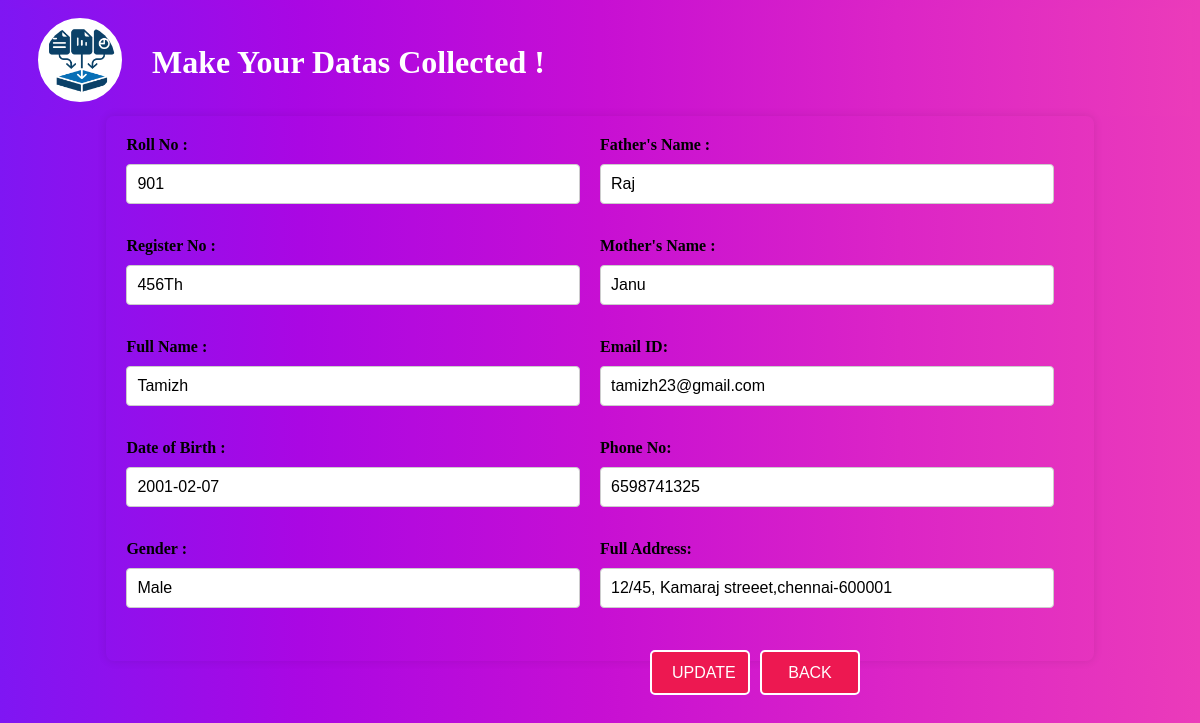
The page /updateStud/12 on the database its author committed.
### MyApp/models.py (models this page shows, shortened)
class StudentDetails(models.Model):
    roll_no=models.IntegerField()
    reg_no=models.CharField(max_length=30,null=True)
    full_name=models.CharField(max_length=30)
    birth_date=models.DateField()
    gender=models.CharField(max_length=10)
    father_name=models.CharField(max_length=30)
    mother_name=models.CharField(max_length=30)
    email=models.EmailField(max_length=30)
    phone_no=models.IntegerField()
    address=models.CharField(max_length=100)

### MyApp/views.py (the view, shortened to what this page needs)
# urls.py: path('updateStud/<id>',views.updateStudent,name="updateStud"),
def updateStudent(request,id):
    student = StudentDetails.objects.get(id=id)
    return render(request,'MyApp/updateStudent.html',context={"student":student})

### Template/MyApp/updateStudent.html (shortened to what this page needs)
<!DOCTYPE html>
<html lang="en">
{% extends 'MyApp/common.html' %}
{% block content %}
<head>
        {% load static %}
    <link rel="stylesheet" href="{% static 'MyApp/css/common.css' %}">
    <link rel="stylesheet" href="{% static 'MyApp/css/table.css' %}">
    <link rel="stylesheet" href="{% static 'MyApp/css/updateStudent.css' %}">
</head>
<body>
<form method="post">
    <div class="left-div">
    <label  id="roll" for="rollno">Roll No :</label><input type="number" id="rollno" name="rollno" value="{{student.roll_no}}"><br><br>
    <label  id="reg_no" for="register_no">Register No :</label><input type="text" id="register_no" name="register_no" value="{{student.reg_no}}"><br><br>
    <label  id="fname" for="fullname">Full Name :</label><input type="text" id="fullname" name="fullname" value="{{student.full_name}}"><br><br>
    <label  id="dob" for="birthdate">Date of Birth :</label><input type="text" id="birthdate" name="birthdate" value="{{student.birth_date|date:'Y-m-d'}}"><br><br>
    <label  id="gend" for="gender">Gender :</label><input type="text" id="gender" name="gender" value="{{student.gender}}"><br><br>
    </div>
    <div class="right-click">
    <label  id="father" for="father_name">Father's Name :</label><input type="text" id="father_name" name="father_name" value="{{student.father_name}}"><br><br>
    <label  id="mother" for="mother_name">Mother's Name :</label> <input type="text" id="mother_name" name="mother_name" value="{{student.mother_name}}"><br><br>
    <label  id="emailId" for="email">Email ID:</label><input type="email" id="email" name="email" value="{{student.email}}"><br><br>
    <label  id="phoneno" for="phone">Phone No:</label><input type="number" id="phone" name="phone" value="{{student.phone_no}}"><br><br>
    <label  id="add" for="address">Full Address:</label><input type="text" id="address"  name="address" value="{{student.address}}"></input><br><br>
    </div>
    <div class="buttons">
     <input type="submit" value="UPDATE">
     <button><a href="{% url 'update' %}">BACK</a></button>
    </div>
</form>
</body>
{% endblock %}

### Static/MyApp/css/common.css (style rules this page uses)
body { font-family: "Times New Roman", Georgia, serif; background-image: linear-gradient(to left, #eb3bba, #dc25c6, #c70fd3, #aa07e3, #7f16f3); }

### Static/MyApp/css/updateStudent.css (style rules this page uses)
form { display: flex; justify-content: space-between; margin: 0 auto; width: 80%; padding: 20px; background-color: transparent; border-radius: 8px; box-shadow: 0 0 10px rgba(0, 0, 0, 0.1); }
.left-div, .right-click { width: 48%; display: inline-block; vertical-align: top; margin-right:20px; }
input[type="text"], input[type="number"], input[type="email"] { width: 100%; padding: 10px; margin-bottom: 15px; border: 1px solid #ccc; border-radius: 4px; box-sizing: border-box; font-size: 16px; }
label { display: block; font-weight: bold; margin-bottom: 5px; }
button a { color: white; text-decoration: none; display: block; }
input[type="text"], input[type="number"], input[type="email"] { margin-top: 5px; margin-bottom: 20px; }
input[type="submit"], button { margin-top: 20px; height:45px; width:100px; padding:10px 20px; font-size: 16px; background-color: #ed1851; color: white; border: 2px solid white; border-radius: 5px; cursor: pointer; transition: background-color 0.3s ease; }
.buttons { position:absolute; top:630px; left:650px; display:flex; gap:10px; }
input[type="text"], input[type="number"], input[type="email"] { margin-bottom: 15px; }

### rows shown on the page
StudentDetails: rollno "901", register_no "456Th", fullname "Tamizh", birthdate "2001-02-07", gender "Male", father_name "Raj", mother_name "Janu", email "tamizh23@gmail.com", phone "6598741325", address "12/45, Kamaraj streeet,chennai-600001"
